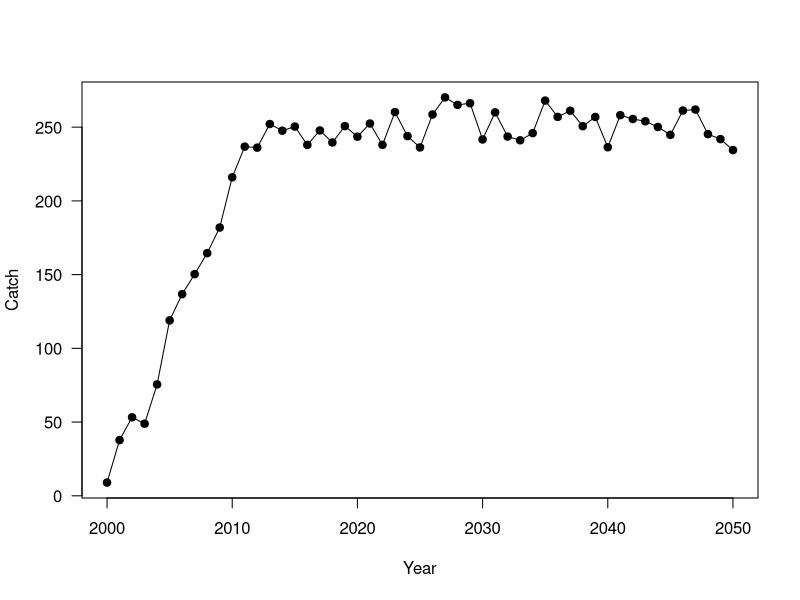
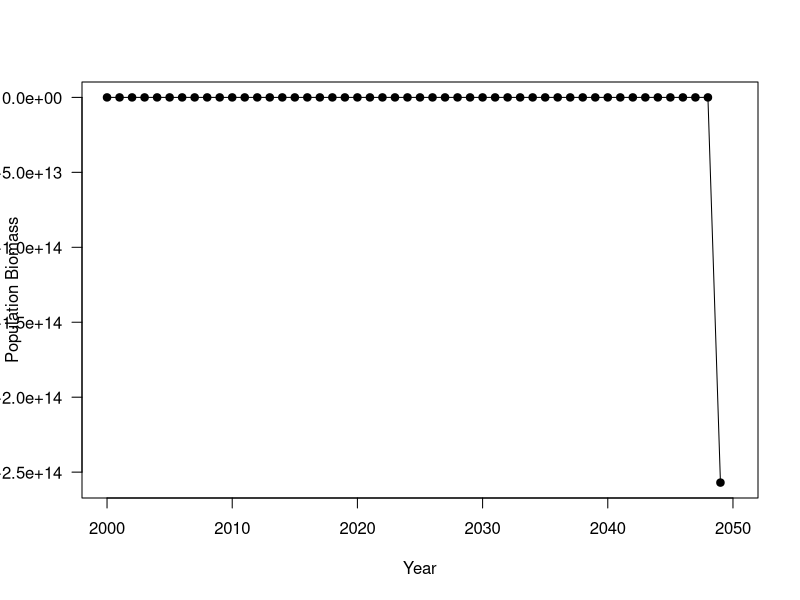
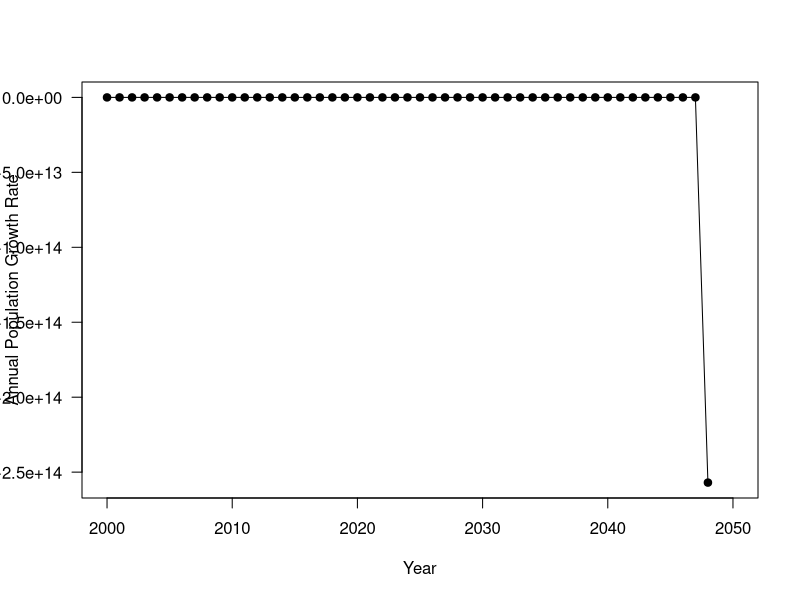
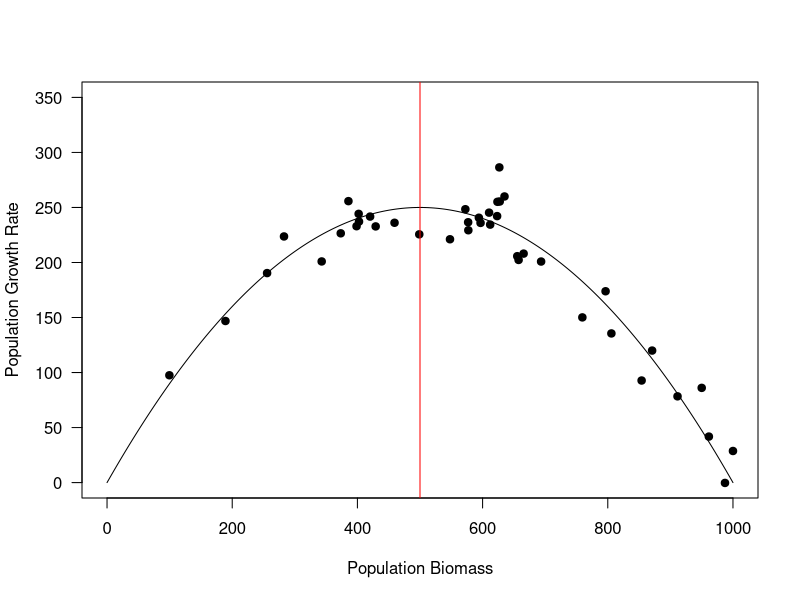
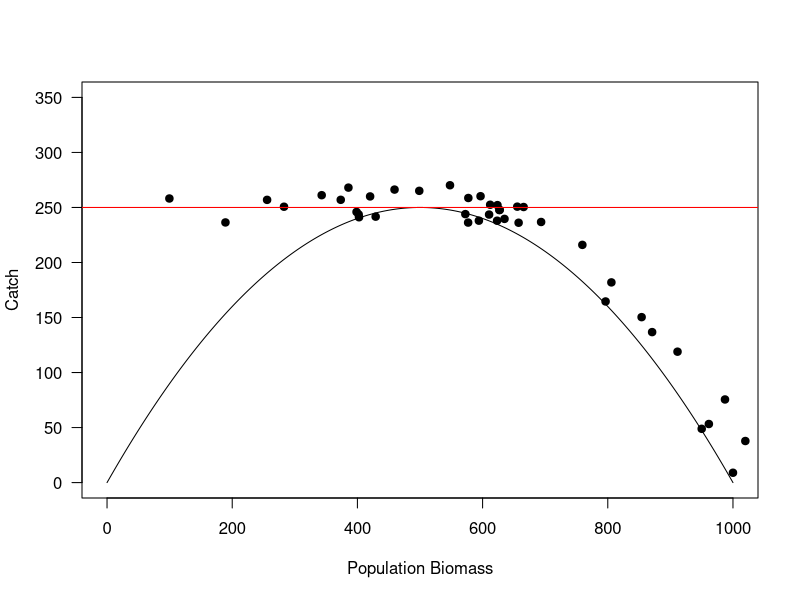

Write R code to recreate these figures, in order.
## ---- chunk 1
knitr::opts_chunk$set(echo = TRUE)
## ---- chunk 2
yrs<-seq(from=2000, to=2050)
nyears<-length(yrs)
## ---- chunk 3
K<-1000

rmax<-1
## ---- chunk 4
effort<-rep(NA, nyears)
C<-rep(NA, nyears)
incF<-round(nyears*0.25,0)
effort[1:incF]<-seq(from=0, to=250, length=incF)
effort[(incF):nyears]<-250
for(i in 1:nyears){
C[i]<-effort[i] + rnorm(1, 0, 10)
}

plot(C~ yrs,pch=19, xlab="Year", ylab="Catch", las=1)
lines(C~ yrs)
## ---- chunk 5

B<-matrix(NA, nrow=nyears, ncol=1)
pop_growth<-matrix(NA, nrow=nyears, ncol=1)
B[1]<-K

for(i in 2:50){
  pop_growth[i-1]<-(rmax*B[i-1]*(1-(B[i-1]/K)))+rnorm(1,0,15)
  B[i]<-B[i-1]+pop_growth[i-1]-C[i-1]
}
## ---- chunk 6
plot(B~yrs, pch=19, xlab="Year", ylab="Population Biomass", las=1)
lines(B~yrs)
## ---- chunk 7
plot(pop_growth~yrs, pch=19, xlab="Year", ylab="Annual Population Growth Rate", las=1)
lines(pop_growth~yrs)
## ---- chunk 8
MSY<-K/2

simB<-seq(from=0, to=1000)
simgrowth<-(rmax*simB*(1-(simB/K)))

plot(simB, simgrowth, type="l", ylim=c(0,350), xlab="Population Biomass", ylab="Population Growth Rate", las=1)
points(B, pop_growth, pch=19)
abline(v=MSY, col="red")
## ---- chunk 9
simC<-rmax*simB*(K-simB)/K

plot(C~B, xlim=c(0,1000), ylim=c(0,350), xlab="Population Biomass", ylab="Catch", las=1, pch=19)
lines(simC~simB)
abline(h=(rmax*K)/4, col="red")
